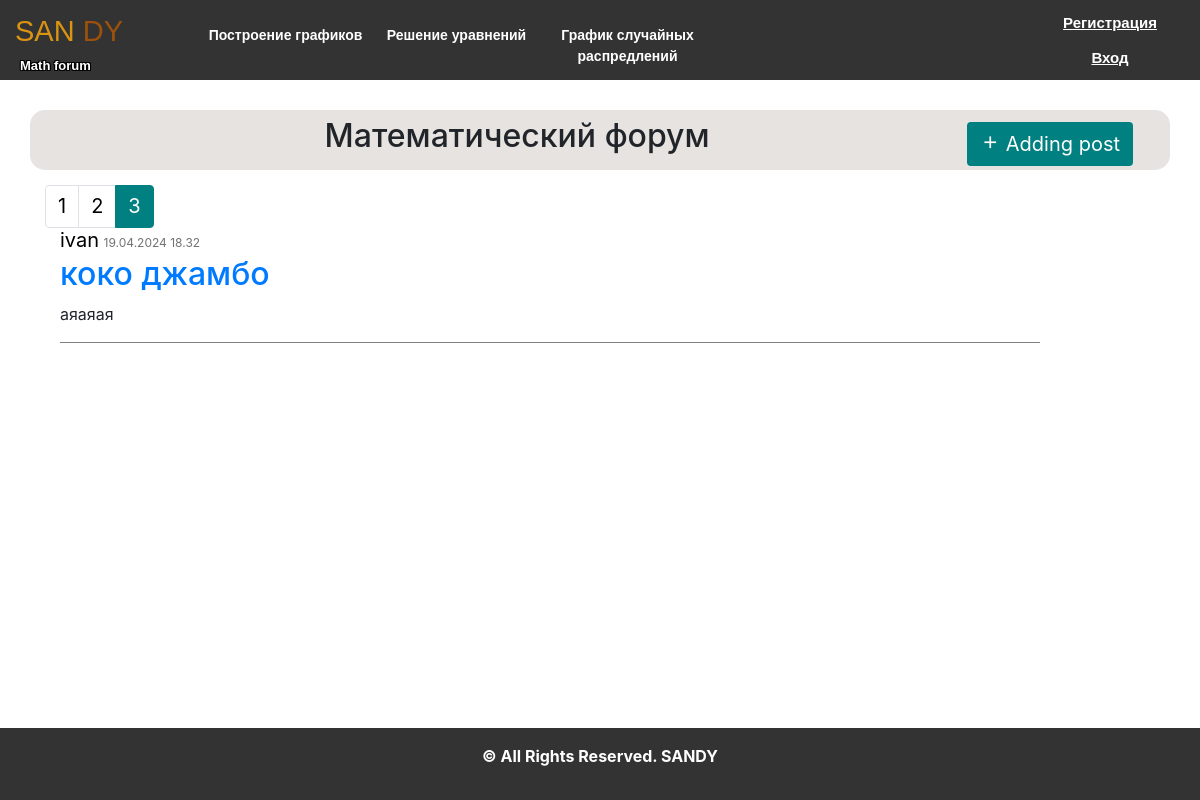
The page /forum?page=3 on the database its author committed.
### data/post.py (models this page shows, shortened)
class Post(SqlAlchemyBase, SerializerMixin):
    __tablename__ = 'posts'
    id = sqlalchemy.Column(sqlalchemy.Integer, primary_key=True, autoincrement=True)
    team_leader = sqlalchemy.Column(sqlalchemy.Integer, sqlalchemy.ForeignKey("users.id"))
    user = orm.relationship('User')
    title = sqlalchemy.Column(sqlalchemy.String, nullable=True)
    posts = sqlalchemy.Column(sqlalchemy.String, nullable=True)
    views = sqlalchemy.Column(sqlalchemy.Integer, default=0)
    image_post = sqlalchemy.Column(sqlalchemy.String(50), nullable=False, default='default.jpg')
    start_date = sqlalchemy.Column(sqlalchemy.DateTime, default=datetime.datetime.now)

### data/users.py (models this page shows, shortened)
class User(SqlAlchemyBase, UserMixin, SerializerMixin):
    __tablename__ = 'users'
    id = sqlalchemy.Column(sqlalchemy.Integer, primary_key=True, autoincrement=True)
    username = sqlalchemy.Column(sqlalchemy.String, nullable=True)
    email = sqlalchemy.Column(sqlalchemy.String, index=True, unique=True, nullable=True)
    hashed_password = sqlalchemy.Column(sqlalchemy.String, nullable=True)
    post = orm.relationship("Post", back_populates='user')

### main.py (the view)
@app.route("/", methods=['GET', 'POST'])
@app.route("/forum", methods=['GET', 'POST'])
def forum():
    session = db_session.create_session()
    posts = session.query(Post).all()
    if posts:
        page = request.args.get('page', 1, type=int)  # Получаем номер текущей страницы из параметров запроса
        per_page = 3  # Количество постов на одной странице
        total_posts = len(posts)  # Общее количество постов
        start_index = (page - 1) * per_page
        end_index = min(start_index + per_page, total_posts)
        posts_on_page = posts[start_index:end_index]
        pagination_info = {
            'total': total_posts,
            'page': page,
            'per_page': per_page,
            'pages': total_posts // per_page + (1 if total_posts % per_page > 0 else 0)
        }
        total_pages = total_posts // per_page + (1 if total_posts % per_page > 0 else 0)
        return render_template("index.html", title='Математический форум',
                           posts=posts_on_page, total_pages=total_pages, page=page)
    return render_template("index.html", title='Математический форум',
                           either="Пока ещё не опубликовано ни одного поста", total_pages=0)

### data/db_session.py (called while the page is built)
def create_session() -> Session:
    global __factory
    return __factory()

### templates/index.html
{% extends "base.html" %}
{% block content %}
<div class="container">
    <div class="header" style="text-align: center; margin: 15px; padding: 7px;">
        <a href="/post" class="btn" style="margin-top: 5px;"><i class='bx bx-plus'></i> Adding post</a>
        <h2>{{title}}</h2>
    </div>
    {% if either %}
        <div style="background-color: #fff; text-align: center;"><h3>{{ either}}</h3></div>
    {% else %}
        {% if posts %}
            <div class="container_blog">
                <div class="blog_content">
                  {% for item in posts %}
                    <div class="post-content">
                        <a style="font-size: 20px; color: black;">{{item.user.username}}</a>
                        <a style="color: #727272; font-size: 12px;">{{item.start_date.strftime('%d.%m.%Y %H.%M')}}</a>
                        <a href="{{ url_for('look_post', post_id=item.id) }}"><h2>{{item.title}}</h2></a>
                        {% if item.posts|count >= 100 or item %}
                            <p class="article-content" align="left">{{ item.posts|safe|truncate(250, True) }}
                        {% else %}
                            <p class="article-content" align="left">{{ item.posts }}</p>
                        {% endif %}
                        <hr />
                    </div>
                  {% endfor %}
                </div>
            </div>
        {% endif %}
        <nav aria-label="Page navigation example" style="float: left; margin-bottom: 10px; text-align: center; ">
          <ul class="pagination justify-content-center">
            {% for page_num in range(1, total_pages + 1) %}
              {% if page_num == page %}
                <li class="page-item active"><a class="page-link" href="{{ url_for('forum', page=page_num) }}"
                                                style="background-color: teal; border-color: teal;">{{ page_num }}</a></li>
              {% else %}
                <li class="page-item"><a class="page-link" href="{{ url_for('forum', page=page_num) }}"
                                         style="color: black">{{ page_num }}</a></li>
              {% endif %}
            {% endfor %}
          </ul>
        </nav>
    {% endif %}
</div>
{% endblock %}

### static/css/style.css (style rules this page uses)
* { margin: 0; padding: 0; }
body { background-image: url("../img/white-needle.png"); }
body { display: flex; flex-direction: column; }
html, body { min-height: 100vh; }
.container { margin: 30px; border: 10px; background-color: #e6e3e0; border-radius: 15px; }
.container_blog { display: block; position: absolute; margin-top: 15px; }
.post-content { padding: 20px 10px 10px 10px; margin: 5px; max-width: 1000px; }
.post-content { width: 1000px; }
.container .header .btn { background-color: teal; color: #fff; transition: all .7s; float: right; }
.container hr { display: block; height: 1px; border: 0; border-top: 1px solid grey; margin: 1em 0; padding: 0; }
.container a { font-size: 20px; margin-bottom: 15px; }

### rows shown on the page
Post: user.username "ivan", start_date "19.04.2024 18.32", title "коко джамбо", posts "аяаяая"

### other values the page prints
{{ title }} "Математический форум"
{{ page_num }} "1" "2"
{{ page_num }} "3"
